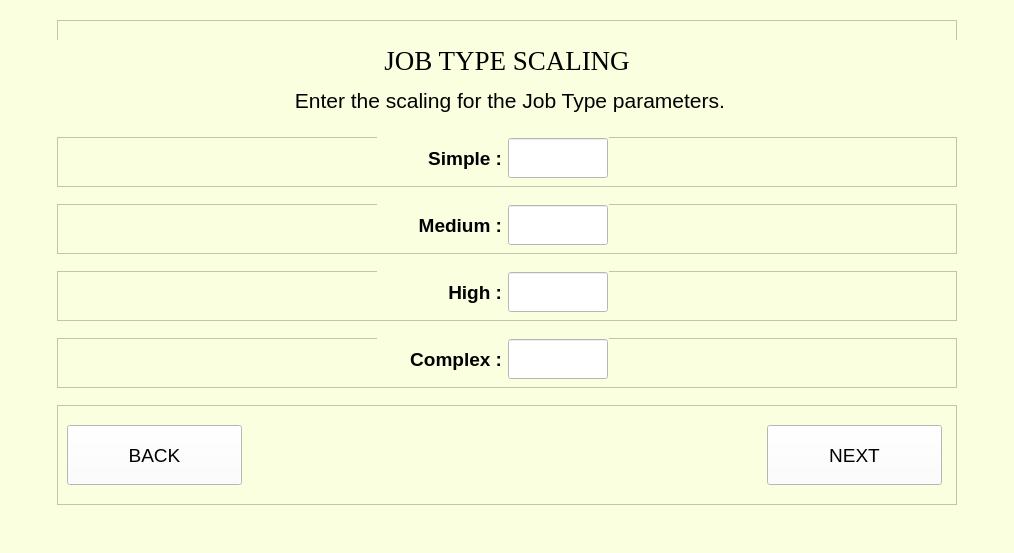
<?xml version="1.0" encoding="UTF-8"?>
<ui version="4.0">
 <class>MainWindow</class>
 <widget class="QMainWindow" name="MainWindow">
  <property name="geometry">
   <rect>
    <x>0</x>
    <y>0</y>
    <width>1014</width>
    <height>553</height>
   </rect>
  </property>
  <property name="sizePolicy">
   <sizepolicy hsizetype="Expanding" vsizetype="Expanding">
    <horstretch>0</horstretch>
    <verstretch>0</verstretch>
   </sizepolicy>
  </property>
  <property name="mouseTracking">
   <bool>false</bool>
  </property>
  <property name="windowTitle">
   <string>MainWindow</string>
  </property>
  <property name="styleSheet">
   <string notr="true">background-color: rgb(250, 255, 224);</string>
  </property>
  <widget class="QWidget" name="centralwidget">
   <layout class="QVBoxLayout" name="verticalLayout">
    <item alignment="Qt::AlignHCenter">
     <widget class="QFrame" name="frame_12">
      <property name="minimumSize">
       <size>
        <width>900</width>
        <height>100</height>
       </size>
      </property>
      <property name="maximumSize">
       <size>
        <width>900</width>
        <height>100</height>
       </size>
      </property>
      <property name="frameShape">
       <enum>QFrame::StyledPanel</enum>
      </property>
      <property name="frameShadow">
       <enum>QFrame::Raised</enum>
      </property>
      <widget class="QLabel" name="jobLabel">
       <property name="geometry">
        <rect>
         <x>0</x>
         <y>60</y>
         <width>900</width>
         <height>40</height>
        </rect>
       </property>
       <property name="sizePolicy">
        <sizepolicy hsizetype="Preferred" vsizetype="Preferred">
         <horstretch>0</horstretch>
         <verstretch>0</verstretch>
        </sizepolicy>
       </property>
       <property name="minimumSize">
        <size>
         <width>900</width>
         <height>40</height>
        </size>
       </property>
       <property name="maximumSize">
        <size>
         <width>800</width>
         <height>16777215</height>
        </size>
       </property>
       <property name="font">
        <font>
         <family>Arial</family>
         <pointsize>16</pointsize>
         <weight>50</weight>
         <italic>false</italic>
         <bold>false</bold>
        </font>
       </property>
       <property name="styleSheet">
        <string notr="true"/>
       </property>
       <property name="text">
        <string> Enter the scaling for the Job Type parameters.</string>
       </property>
       <property name="alignment">
        <set>Qt::AlignCenter</set>
       </property>
       <property name="wordWrap">
        <bool>false</bool>
       </property>
      </widget>
      <widget class="QLabel" name="heading">
       <property name="geometry">
        <rect>
         <x>0</x>
         <y>20</y>
         <width>900</width>
         <height>40</height>
        </rect>
       </property>
       <property name="sizePolicy">
        <sizepolicy hsizetype="Preferred" vsizetype="Preferred">
         <horstretch>0</horstretch>
         <verstretch>0</verstretch>
        </sizepolicy>
       </property>
       <property name="minimumSize">
        <size>
         <width>900</width>
         <height>40</height>
        </size>
       </property>
       <property name="maximumSize">
        <size>
         <width>16777215</width>
         <height>16777215</height>
        </size>
       </property>
       <property name="font">
        <font>
         <family>Times New Roman</family>
         <pointsize>20</pointsize>
         <weight>50</weight>
         <italic>false</italic>
         <bold>false</bold>
        </font>
       </property>
       <property name="styleSheet">
        <string notr="true"/>
       </property>
       <property name="text">
        <string>JOB TYPE SCALING</string>
       </property>
       <property name="alignment">
        <set>Qt::AlignCenter</set>
       </property>
       <property name="wordWrap">
        <bool>false</bool>
       </property>
      </widget>
     </widget>
    </item>
    <item alignment="Qt::AlignHCenter">
     <widget class="QFrame" name="frame_5">
      <property name="minimumSize">
       <size>
        <width>900</width>
        <height>50</height>
       </size>
      </property>
      <property name="maximumSize">
       <size>
        <width>900</width>
        <height>50</height>
       </size>
      </property>
      <property name="frameShape">
       <enum>QFrame::StyledPanel</enum>
      </property>
      <property name="frameShadow">
       <enum>QFrame::Raised</enum>
      </property>
      <widget class="QWidget" name="layoutWidget">
       <property name="geometry">
        <rect>
         <x>320</x>
         <y>0</y>
         <width>232</width>
         <height>42</height>
        </rect>
       </property>
       <layout class="QGridLayout" name="gridLayout_5">
        <item row="0" column="0">
         <widget class="QLabel" name="jobSimpleLabel">
          <property name="sizePolicy">
           <sizepolicy hsizetype="Preferred" vsizetype="Preferred">
            <horstretch>0</horstretch>
            <verstretch>0</verstretch>
           </sizepolicy>
          </property>
          <property name="minimumSize">
           <size>
            <width>125</width>
            <height>40</height>
           </size>
          </property>
          <property name="maximumSize">
           <size>
            <width>125</width>
            <height>40</height>
           </size>
          </property>
          <property name="font">
           <font>
            <family>Arial</family>
            <pointsize>14</pointsize>
            <weight>75</weight>
            <italic>false</italic>
            <bold>true</bold>
           </font>
          </property>
          <property name="styleSheet">
           <string notr="true"/>
          </property>
          <property name="text">
           <string>Simple :</string>
          </property>
          <property name="alignment">
           <set>Qt::AlignRight|Qt::AlignTrailing|Qt::AlignVCenter</set>
          </property>
          <property name="wordWrap">
           <bool>false</bool>
          </property>
         </widget>
        </item>
        <item row="0" column="1">
         <widget class="QLineEdit" name="jobSimple">
          <property name="sizePolicy">
           <sizepolicy hsizetype="Preferred" vsizetype="Preferred">
            <horstretch>0</horstretch>
            <verstretch>0</verstretch>
           </sizepolicy>
          </property>
          <property name="minimumSize">
           <size>
            <width>100</width>
            <height>40</height>
           </size>
          </property>
          <property name="maximumSize">
           <size>
            <width>100</width>
            <height>40</height>
           </size>
          </property>
          <property name="font">
           <font>
            <family>Arial</family>
            <pointsize>12</pointsize>
            <weight>50</weight>
            <italic>false</italic>
            <bold>false</bold>
           </font>
          </property>
          <property name="styleSheet">
           <string notr="true">background-color: rgb(255, 255, 255);</string>
          </property>
          <property name="text">
           <string/>
          </property>
          <property name="alignment">
           <set>Qt::AlignLeading|Qt::AlignLeft|Qt::AlignVCenter</set>
          </property>
         </widget>
        </item>
       </layout>
      </widget>
     </widget>
    </item>
    <item alignment="Qt::AlignHCenter">
     <widget class="QFrame" name="frame_6">
      <property name="minimumSize">
       <size>
        <width>900</width>
        <height>50</height>
       </size>
      </property>
      <property name="maximumSize">
       <size>
        <width>900</width>
        <height>50</height>
       </size>
      </property>
      <property name="frameShape">
       <enum>QFrame::StyledPanel</enum>
      </property>
      <property name="frameShadow">
       <enum>QFrame::Raised</enum>
      </property>
      <widget class="QWidget" name="layoutWidget">
       <property name="geometry">
        <rect>
         <x>320</x>
         <y>0</y>
         <width>232</width>
         <height>42</height>
        </rect>
       </property>
       <layout class="QGridLayout" name="gridLayout_6">
        <item row="0" column="0">
         <widget class="QLabel" name="jobMediumLabel">
          <property name="sizePolicy">
           <sizepolicy hsizetype="Preferred" vsizetype="Preferred">
            <horstretch>0</horstretch>
            <verstretch>0</verstretch>
           </sizepolicy>
          </property>
          <property name="minimumSize">
           <size>
            <width>125</width>
            <height>40</height>
           </size>
          </property>
          <property name="maximumSize">
           <size>
            <width>125</width>
            <height>40</height>
           </size>
          </property>
          <property name="font">
           <font>
            <family>Arial</family>
            <pointsize>14</pointsize>
            <weight>75</weight>
            <italic>false</italic>
            <bold>true</bold>
           </font>
          </property>
          <property name="styleSheet">
           <string notr="true"/>
          </property>
          <property name="text">
           <string>Medium :</string>
          </property>
          <property name="alignment">
           <set>Qt::AlignRight|Qt::AlignTrailing|Qt::AlignVCenter</set>
          </property>
          <property name="wordWrap">
           <bool>false</bool>
          </property>
         </widget>
        </item>
        <item row="0" column="1">
         <widget class="QLineEdit" name="jobMedium">
          <property name="sizePolicy">
           <sizepolicy hsizetype="Preferred" vsizetype="Preferred">
            <horstretch>0</horstretch>
            <verstretch>0</verstretch>
           </sizepolicy>
          </property>
          <property name="minimumSize">
           <size>
            <width>100</width>
            <height>40</height>
           </size>
          </property>
          <property name="maximumSize">
           <size>
            <width>100</width>
            <height>40</height>
           </size>
          </property>
          <property name="font">
           <font>
            <family>Arial</family>
            <pointsize>12</pointsize>
            <weight>50</weight>
            <italic>false</italic>
            <bold>false</bold>
           </font>
          </property>
          <property name="styleSheet">
           <string notr="true">background-color: rgb(255, 255, 255);</string>
          </property>
          <property name="alignment">
           <set>Qt::AlignLeading|Qt::AlignLeft|Qt::AlignVCenter</set>
          </property>
         </widget>
        </item>
       </layout>
      </widget>
     </widget>
    </item>
    <item alignment="Qt::AlignHCenter">
     <widget class="QFrame" name="frame_7">
      <property name="minimumSize">
       <size>
        <width>900</width>
        <height>50</height>
       </size>
      </property>
      <property name="maximumSize">
       <size>
        <width>900</width>
        <height>50</height>
       </size>
      </property>
      <property name="frameShape">
       <enum>QFrame::StyledPanel</enum>
      </property>
      <property name="frameShadow">
       <enum>QFrame::Raised</enum>
      </property>
      <widget class="QWidget" name="layoutWidget">
       <property name="geometry">
        <rect>
         <x>320</x>
         <y>0</y>
         <width>232</width>
         <height>42</height>
        </rect>
       </property>
       <layout class="QGridLayout" name="gridLayout_7">
        <item row="0" column="0">
         <widget class="QLabel" name="jobHighLabel">
          <property name="sizePolicy">
           <sizepolicy hsizetype="Preferred" vsizetype="Preferred">
            <horstretch>0</horstretch>
            <verstretch>0</verstretch>
           </sizepolicy>
          </property>
          <property name="minimumSize">
           <size>
            <width>125</width>
            <height>40</height>
           </size>
          </property>
          <property name="maximumSize">
           <size>
            <width>125</width>
            <height>40</height>
           </size>
          </property>
          <property name="font">
           <font>
            <family>Arial</family>
            <pointsize>14</pointsize>
            <weight>75</weight>
            <italic>false</italic>
            <bold>true</bold>
           </font>
          </property>
          <property name="styleSheet">
           <string notr="true"/>
          </property>
          <property name="text">
           <string>High :</string>
          </property>
          <property name="alignment">
           <set>Qt::AlignRight|Qt::AlignTrailing|Qt::AlignVCenter</set>
          </property>
          <property name="wordWrap">
           <bool>false</bool>
          </property>
         </widget>
        </item>
        <item row="0" column="1">
         <widget class="QLineEdit" name="jobHigh">
          <property name="sizePolicy">
           <sizepolicy hsizetype="Preferred" vsizetype="Preferred">
            <horstretch>0</horstretch>
            <verstretch>0</verstretch>
           </sizepolicy>
          </property>
          <property name="minimumSize">
           <size>
            <width>100</width>
            <height>40</height>
           </size>
          </property>
          <property name="maximumSize">
           <size>
            <width>100</width>
            <height>40</height>
           </size>
          </property>
          <property name="font">
           <font>
            <family>Arial</family>
            <pointsize>12</pointsize>
            <weight>50</weight>
            <italic>false</italic>
            <bold>false</bold>
           </font>
          </property>
          <property name="styleSheet">
           <string notr="true">background-color: rgb(255, 255, 255);</string>
          </property>
          <property name="alignment">
           <set>Qt::AlignLeading|Qt::AlignLeft|Qt::AlignVCenter</set>
          </property>
         </widget>
        </item>
       </layout>
      </widget>
     </widget>
    </item>
    <item alignment="Qt::AlignHCenter">
     <widget class="QFrame" name="frame_8">
      <property name="minimumSize">
       <size>
        <width>900</width>
        <height>50</height>
       </size>
      </property>
      <property name="maximumSize">
       <size>
        <width>900</width>
        <height>50</height>
       </size>
      </property>
      <property name="frameShape">
       <enum>QFrame::StyledPanel</enum>
      </property>
      <property name="frameShadow">
       <enum>QFrame::Raised</enum>
      </property>
      <widget class="QWidget" name="layoutWidget">
       <property name="geometry">
        <rect>
         <x>320</x>
         <y>0</y>
         <width>232</width>
         <height>42</height>
        </rect>
       </property>
       <layout class="QGridLayout" name="gridLayout_8">
        <item row="0" column="0">
         <widget class="QLabel" name="jobComplexLabel">
          <property name="sizePolicy">
           <sizepolicy hsizetype="Preferred" vsizetype="Preferred">
            <horstretch>0</horstretch>
            <verstretch>0</verstretch>
           </sizepolicy>
          </property>
          <property name="minimumSize">
           <size>
            <width>125</width>
            <height>40</height>
           </size>
          </property>
          <property name="maximumSize">
           <size>
            <width>125</width>
            <height>40</height>
           </size>
          </property>
          <property name="font">
           <font>
            <family>Arial</family>
            <pointsize>14</pointsize>
            <weight>75</weight>
            <italic>false</italic>
            <bold>true</bold>
           </font>
          </property>
          <property name="styleSheet">
           <string notr="true"/>
          </property>
          <property name="text">
           <string>Complex :</string>
          </property>
          <property name="alignment">
           <set>Qt::AlignRight|Qt::AlignTrailing|Qt::AlignVCenter</set>
          </property>
          <property name="wordWrap">
           <bool>false</bool>
          </property>
         </widget>
        </item>
        <item row="0" column="1">
         <widget class="QLineEdit" name="jobComplex">
          <property name="sizePolicy">
           <sizepolicy hsizetype="Preferred" vsizetype="Preferred">
            <horstretch>0</horstretch>
            <verstretch>0</verstretch>
           </sizepolicy>
          </property>
          <property name="minimumSize">
           <size>
            <width>100</width>
            <height>40</height>
           </size>
          </property>
          <property name="maximumSize">
           <size>
            <width>100</width>
            <height>40</height>
           </size>
          </property>
          <property name="font">
           <font>
            <family>Arial</family>
            <pointsize>12</pointsize>
            <weight>50</weight>
            <italic>false</italic>
            <bold>false</bold>
           </font>
          </property>
          <property name="styleSheet">
           <string notr="true">background-color: rgb(255, 255, 255);</string>
          </property>
          <property name="alignment">
           <set>Qt::AlignLeading|Qt::AlignLeft|Qt::AlignVCenter</set>
          </property>
         </widget>
        </item>
       </layout>
      </widget>
     </widget>
    </item>
    <item alignment="Qt::AlignHCenter">
     <widget class="QFrame" name="frame_9">
      <property name="minimumSize">
       <size>
        <width>900</width>
        <height>100</height>
       </size>
      </property>
      <property name="maximumSize">
       <size>
        <width>900</width>
        <height>100</height>
       </size>
      </property>
      <property name="frameShape">
       <enum>QFrame::StyledPanel</enum>
      </property>
      <property name="frameShadow">
       <enum>QFrame::Raised</enum>
      </property>
      <widget class="QPushButton" name="nextButton">
       <property name="geometry">
        <rect>
         <x>710</x>
         <y>20</y>
         <width>175</width>
         <height>60</height>
        </rect>
       </property>
       <property name="sizePolicy">
        <sizepolicy hsizetype="Preferred" vsizetype="Preferred">
         <horstretch>0</horstretch>
         <verstretch>0</verstretch>
        </sizepolicy>
       </property>
       <property name="minimumSize">
        <size>
         <width>175</width>
         <height>60</height>
        </size>
       </property>
       <property name="maximumSize">
        <size>
         <width>175</width>
         <height>60</height>
        </size>
       </property>
       <property name="font">
        <font>
         <family>Arial</family>
         <pointsize>14</pointsize>
         <weight>50</weight>
         <italic>false</italic>
         <bold>false</bold>
        </font>
       </property>
       <property name="styleSheet">
        <string notr="true">background-color: rgb(255, 255, 255);</string>
       </property>
       <property name="text">
        <string>NEXT</string>
       </property>
      </widget>
      <widget class="QPushButton" name="backButton">
       <property name="geometry">
        <rect>
         <x>10</x>
         <y>20</y>
         <width>175</width>
         <height>60</height>
        </rect>
       </property>
       <property name="sizePolicy">
        <sizepolicy hsizetype="Preferred" vsizetype="Preferred">
         <horstretch>0</horstretch>
         <verstretch>0</verstretch>
        </sizepolicy>
       </property>
       <property name="minimumSize">
        <size>
         <width>175</width>
         <height>60</height>
        </size>
       </property>
       <property name="maximumSize">
        <size>
         <width>175</width>
         <height>60</height>
        </size>
       </property>
       <property name="font">
        <font>
         <family>Arial</family>
         <pointsize>14</pointsize>
         <weight>50</weight>
         <italic>false</italic>
         <bold>false</bold>
        </font>
       </property>
       <property name="styleSheet">
        <string notr="true">background-color: rgb(255, 255, 255);</string>
       </property>
       <property name="text">
        <string>BACK</string>
       </property>
      </widget>
     </widget>
    </item>
   </layout>
  </widget>
  <widget class="QMenuBar" name="menubar">
   <property name="geometry">
    <rect>
     <x>0</x>
     <y>0</y>
     <width>1014</width>
     <height>21</height>
    </rect>
   </property>
  </widget>
  <widget class="QStatusBar" name="statusbar"/>
 </widget>
 <resources/>
 <connections/>
</ui>
